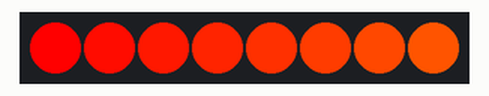
Recording of a sketch running on a simulated ATtiny85, built with avr-gcc and run on an emulated ATtiny85. Parts: 8 RGB LEDs in strip order, left to right.

Above: at 0.01 s.
At 0.91 s:
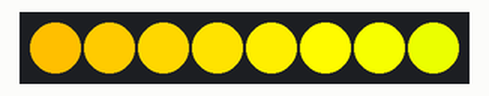
At 1.92 s:
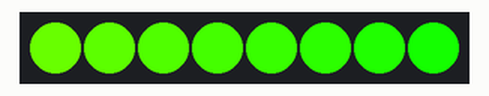
At 3.83 s:
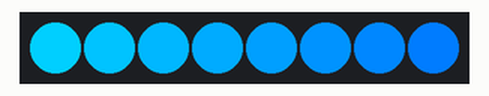
At 5.73 s:
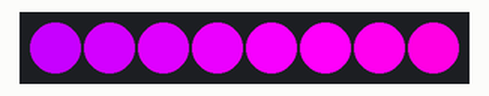
At 7.75 s:
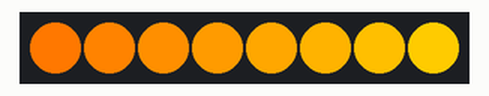
Timing chart, 0 to 40.0 s (numbered marks = the images above):
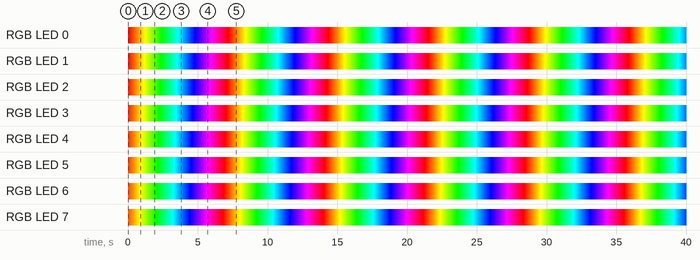

The sketch:

SkateLights.ino
```cpp
#include <Adafruit_NeoPixel.h>
#ifdef __AVR__
  #include <avr/power.h>
#endif
#define PIN        3
#define NUMPIXELS  8

Adafruit_NeoPixel pixels(NUMPIXELS, PIN, NEO_GRB + NEO_KHZ800);
#define DELAYVAL 50

#define HUE_MAX 65535
#define HUE_STEP  512

void setup() {
#if defined(__AVR_ATtiny85__) && (F_CPU == 16000000)
  clock_prescale_set(clock_div_1);
#endif

  pixels.begin();
}

void loop() {

  for(uint16_t c=0; c<HUE_MAX; c+=HUE_STEP) {

    for(uint16_t i=0; i<NUMPIXELS; i++) {
      pixels.setPixelColor(i, pixels.ColorHSV((c + (i*HUE_STEP)) % HUE_MAX, 255, 255));
      pixels.show();
    }

    delay(DELAYVAL);
  }
}
```

Measured:
- by itself, everything shown: repeats every 7.2 s, in 128 steps
